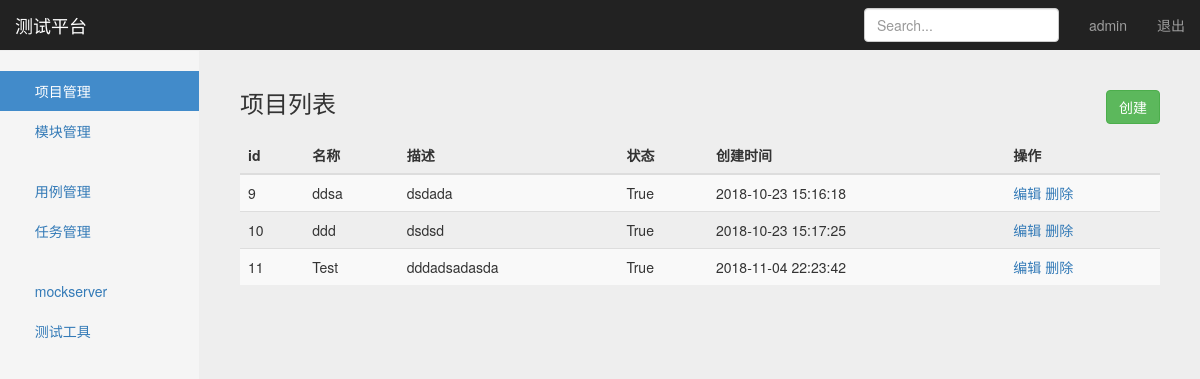
The page /manage/project_manage/ (signed in) on the database as committed earlier.
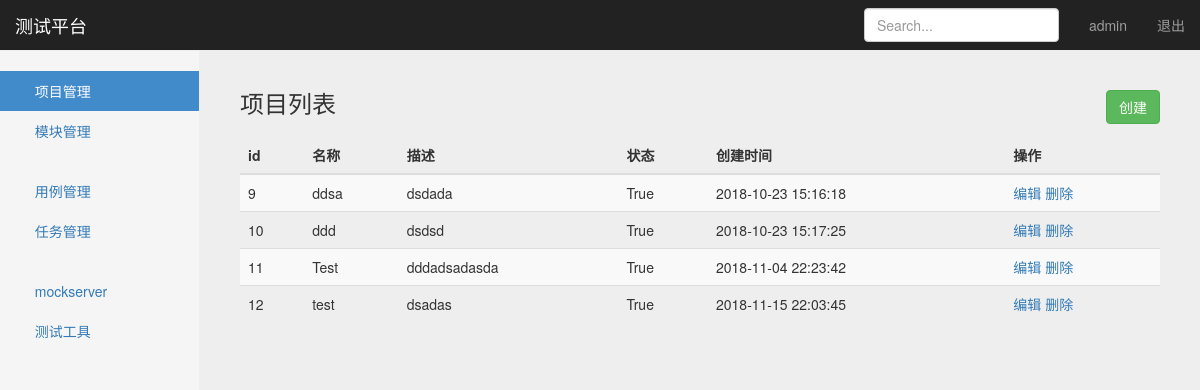
The same page on the database as committed later.
### project_app/models.py (models this page shows, shortened)
class Project(models.Model):
	name = models.CharField('名称', max_length=100, blank=False, default="")
	describe = models.TextField('描述', default="")
	status = models.BooleanField('状态', default=True)
	create_time = models.DateTimeField('创建时间', auto_now=True)

### project_app/views/project_views.py (the view)
# urls.py: path('project_manage/', project_views.project_manage),
@login_required
def project_manage(request):
	"""判断用户是否登录"""
	username = request.session.get('user', '')
	project_list = Project.objects.all()
	context = {
		"projects": project_list,
		"user": username,
		"type": "list",
	}
	return render(request, "project_manage.html", context=context)

### templates/project_manage.html (shortened to what this page needs)
{% extends "base.html" %}
{% block content %}
    <nav class="navbar navbar-inverse navbar-fixed-top">
        <div class="container-fluid">
            <div class="navbar-header">
                <a class="navbar-brand" href="#">测试平台</a>
            </div>
            <div id="navbar" class="navbar-collapse collapse">
                <ul class="nav navbar-nav navbar-right">
                    <li><a href="#">{{ user }}</a></li>
                    <li><a href="/logout/">退出</a></li>
                </ul>
                <form class="navbar-form navbar-right">
                    <input type="text" class="form-control" placeholder="Search...">
                </form>
            </div>
        </div>
    </nav>
    <div class="container-fluid">
        <div class="row">
            <div class="col-sm-3 col-md-2 sidebar">
                <ul class="nav nav-sidebar">
                    <li class="active"><a href="#">
                        <span class="glyphicon glyphicon-th-large"></span> 项目管理</a>
                    </li>
                    <li><a href="/manage/module_manage/">
                        <span class="glyphicon glyphicon-th"></span> 模块管理</a>
                    </li>
                </ul>
                <ul class="nav nav-sidebar">
                    <li><a href="/interface/case_manage/">
                        <span class="glyphicon glyphicon-th-list"></span> 用例管理</a>
                    </li>
                    <li><a href="/interface/task_manage/">
                        <span class="glyphicon glyphicon-tasks"></span> 任务管理</a>
                    </li>
                </ul>
                <ul class="nav nav-sidebar">
                    <li><a href="#">
                        <span class="glyphicon glyphicon-log-in"></span> mockserver</a>
                    </li>
                    <li><a href="#">
                        <span class="glyphicon glyphicon-wrench"></span> 测试工具</a>
                    </li>
                </ul>
            </div>
            {% if type == 'list'%}
            <div class="col-sm-9 col-sm-offset-3 col-md-10 col-md-offset-2 main">
                <h3 class="sub-header" >项目列表
                    <button type="button" class="btn btn-success"
                    style="float: right;"
                    onclick="window.location.href='/manage/add_project/'">创建</button>
                </h3>
                <div class="table-responsive">
                    <table class="table table-striped">
                        <thead>
                            <tr>
                                <th>id</th>
                                <th>名称</th>
                                <th>描述</th>
                                <th>状态</th>
                                <th>创建时间</th>
                                <th>操作</th>
                            </tr>
                        </thead>
                        <tbody>
                            {% for project in projects %}
                            <tr>
                                <td>{{ project.id }}</td>
                                <td>{{ project.name }}</td>
                                <td>{{ project.describe }}</td>
                                <td>{{ project.status }}</td>
                                <td>{{ project.create_time | date:"Y-m-d H:i:s" }}</td>
                                <td>
                                    <a href="/manage/edit_project/{{project.id}}/">编辑</a>
                                    <a href="/manage/delete_project/{{project.id}}/">删除</a>
                                </td>
                            </tr>
                            {% endfor %}
                        </tbody>
                    </table>
                </div>
            </div>
            {% endif %}
        </div>
    </div>
{% endblock %}

Rows that differ between the two databases and show on the page:
added Project: id "12", name "test", describe "dsadas", status "True", create_time "2018-11-15 22:03:45"
